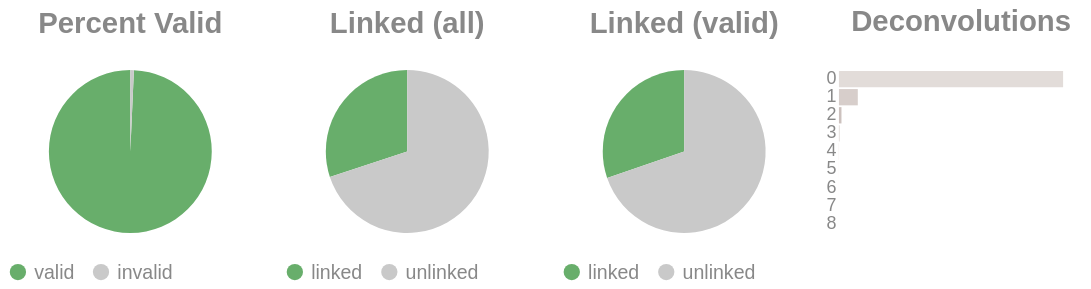

The cell this chart's notebook holds for it:
### Code cell
if SKIPLR:
    pass
else:
    clash = Counter()
    for i in valids['molecule'].to_list():
        _mol = i.split("-")
        if len(_mol) == 1:
            clash.update('0')
        else:
            clash.update(_mol[-1])

    _d = {"deconvolutions": [], 'count': []}
    for k,v in clash.items():
        _d['deconvolutions'].append(k)
        _d['count'].append(v)

    tot_valid = valids['reads'].sum()
    mask = valids['reads'] >= 2
    n_linked_reads = valids.filter(mask)['reads'].sum()
    if n_linked_reads == 0:
        print_html("No linked molecules (>=2 reads) were detected; skipping linked-only distributions.")
        SKIPLR = True
    else:
        perc_valid = round(tot_valid / n_reads, 4)
        linked_perc_abs = round(n_linked_reads / n_reads, 4)
        linked_perc = round(n_linked_reads / tot_valid, 4)

    _valid = pl.DataFrame({"valids": ['valid', 'invalid'], "count": [tot_valid, n_reads - tot_valid]})
    _linked_abs = pl.DataFrame({"linked (absolute)": ['linked', 'unlinked'], "count": [n_linked_reads, n_reads - n_linked_reads]})
    _linked_rel = pl.DataFrame({"linked (valids)": ['linked', 'unlinked'], "count": [n_linked_reads, tot_valid - n_linked_reads]})

    (
        alt.hconcat(
            piechart(_valid, goodval = 'valid', title = "Percent Valid"),
            piechart(_linked_abs, goodval = "linked", title =  "Linked (all)"),
            piechart(_linked_rel, goodval = "linked", title =  "Linked (valid)"),
            convolutionbar(pl.DataFrame(_d), title = "Deconvolutions"),
            center = True,
            bounds = 'flush'
        )
        .resolve_scale(color='independent')
        .resolve_legend('independent')
        .properties(usermeta={'embedOptions': {"actions": False}})
    ).display()

### Figure 1 — Vega-Lite specification as saved in the notebook (floating-point values rounded to 4 significant figures)
{"width": "container", "height": 400, "config": {"title": {"anchor": "start", "dy": -15, "fontSize": 18, "color": "#888888", "subtitleColor": "#888888", "subtitleFontSize": 14}, "arc": {"fill": "#0072B2"}, "axis": {"domainColor": "#888888", "domainWidth": 0.5, "gridWidth": 0.2, "grid": false, "titleFontWeight": 400, "titleFontSize": 15, "labelFontSize": 11, "labelColor": "#888888", "tickColor": "#888888", "tickWidth": 0.2, "titleColor": "#888888"}, "axisBand": {"grid": false}, "axisX": {"grid": true, "tickSize": 10, "domainCap": "round"}, "axisY": {"domain": false, "grid": true, "tickSize": 0, "domainCap": "round"}, "background": "transparent", "header": {"labelFontSize": 15, "labelColor": "#888888", "titleFontSize": 15, "titleFontWeight": 600, "titleColor": "#888888"}, "legend": {"labelFont": "sans-serif", "labelFontSize": 12, "labelColor": "#888888", "symbolSize": 100, "symbolType": "circle", "titleFontSize": 12, "titlePadding": 10, "titleColor": "#888888", "title": null}, "range": {"category": ["#E69F00", "#56B4E9", "#009E73", "#F0E442", "#0072B2", "#D55E00", "#CC79A7", "#000000"], "diverging": ["#cfe8f3", "#a2d4ec", "#73bfe2", "#46abdb", "#1696d2", "#12719e"]}, "area": {"fill": "#0072B2", "fillOpacity": 0.7, "line": true, "strokeOpacity": 0.7}, "line": {"color": "#0072B2", "stroke": "#0072B2", "strokeWidth": 2}, "trail": {"color": "#0072B2", "stroke": "#0072B2", "strokeWidth": 0, "size": 1}, "point": {"filled": true, "fillOpacity": 1.0, "size": 95}, "text": {"color": "#888888", "fontSize": 11, "align": "right", "fontWeight": 400, "size": 11}, "bar": {"fill": "#0072B2", "stroke": null}, "view": {"stroke": null, "continuousWidth": 660, "continuousHeight": 400}}, "hconcat": [{"data": {"name": "data-730c204ca86dcc9202c8e7bdd8e7213c"}, "mark": {"type": "arc"}, "encoding": {"color": {"field": "valids", "legend": {"orient": "bottom", "title": null}, "scale": {"domain": ["valid", "invalid"], "range": ["#68ae6b", "#C9C9C9"]}, "title": "Valids", "type": "nominal"}, "theta": {"field": "count", "type": "quantitative"}, "tooltip": [{"field": "valids", "title": "Valids", "type": "ordinal"}, {"field": "percent", "format": ".2%", "title": "Percent", "type": "quantitative"}, {"field": "count", "title": "Count", "type": "quantitative"}]}, "height": 100, "title": {"text": "Percent Valid", "align": "center", "anchor": "middle"}, "transform": [{"calculate": "datum.count / 14811199", "as": "percent"}], "width": 150}, {"data": {"name": "data-cf39b2f9bca737653bafc99be68f8914"}, "mark": {"type": "arc"}, "encoding": {"color": {"field": "linked (absolute)", "legend": {"orient": "bottom", "title": null}, "scale": {"domain": ["linked", "unlinked"], "range": ["#68ae6b", "#C9C9C9"]}, "title": "Linked (Absolute)", "type": "nominal"}, "theta": {"field": "count", "type": "quantitative"}, "tooltip": [{"field": "linked (absolute)", "title": "Linked (Absolute)", "type": "ordinal"}, {"field": "percent", "format": ".2%", "title": "Percent", "type": "quantitative"}, {"field": "count", "title": "Count", "type": "quantitative"}]}, "height": 100, "title": {"text": "Linked (all)", "align": "center", "anchor": "middle"}, "transform": [{"calculate": "datum.count / 14811199", "as": "percent"}], "width": 150}, {"data": {"name": "data-3482f8698e73b1e2b6974322216928a5"}, "mark": {"type": "arc"}, "encoding": {"color": {"field": "linked (valids)", "legend": {"orient": "bottom", "title": null}, "scale": {"domain": ["linked", "unlinked"], "range": ["#68ae6b", "#C9C9C9"]}, "title": "Linked (Valids)", "type": "nominal"}, "theta": {"field": "count", "type": "quantitative"}, "tooltip": [{"field": "linked (valids)", "title": "Linked (Valids)", "type": "ordinal"}, {"field": "percent", "format": ".2%", "title": "Percent", "type": "quantitative"}, {"field": "count", "title": "Count", "type": "quantitative"}]}, "height": 100, "title": {"text": "Linked (valid)", "align": "center", "anchor": "middle"}, "transform": [{"calculate": "datum.count / 14707191", "as": "percent"}], "width": 150}, {"data": {"name": "data-701dc86774ced6d512b565f210b24266"}, "mark": {"type": "bar"}, "encoding": {"color": {"field": "deconvolutions", "legend": null, "scale": {"scheme": "lightgreyred"}, "type": "nominal"}, "tooltip": [{"field": "deconvolutions", "title": "Deconvolutions", "type": "ordinal"}, {"field": "percent", "format": ".2%", "title": "Percent", "type": "quantitative"}, {"field": "count", "title": "Count", "type": "quantitative"}], "x": {"axis": null, "field": "count", "type": "quantitative"}, "y": {"field": "deconvolutions", "sort": "ascending", "title": null, "type": "nominal"}}, "height": 100, "title": {"text": "Deconvolutions", "align": "center", "anchor": "middle"}, "transform": [{"calculate": "datum.count / 12084408", "as": "percent"}], "width": 150}], "bounds": "flush", "center": true, "resolve": {"legend": {"angle": "independent"}, "scale": {"color": "independent"}}, "usermeta": {"embedOptions": {"actions": false}}, "$schema": "https://vega.github.io/schema/vega-lite/v6.1.0.json", "datasets": {"data-730c204ca86dcc9202c8e7bdd8e7213c": [{"valids": "valid", "count": 14707191}, {"valids": "invalid", "count": 104008}], "data-cf39b2f9bca737653bafc99be68f8914": [{"linked (absolute)": "linked", "count": 4450306}, {"linked (absolute)": "unlinked", "count": 10360893}], "data-3482f8698e73b1e2b6974322216928a5": [{"linked (valids)": "linked", "count": 4450306}, {"linked (valids)": "unlinked", "count": 10256885}], "data-701dc86774ced6d512b565f210b24266": [{"deconvolutions": "0", "count": 11009021}, {"deconvolutions": "1", "count": 926102}, {"deconvolutions": "2", "count": 124559}, {"deconvolutions": "3", "count": 20235}, {"deconvolutions": "4", "count": 3599}, {"deconvolutions": "5", "count": 697}, {"deconvolutions": "6", "count": 149}, {"deconvolutions": "7", "count": 39}, {"deconvolutions": "8", "count": 7}]}}
